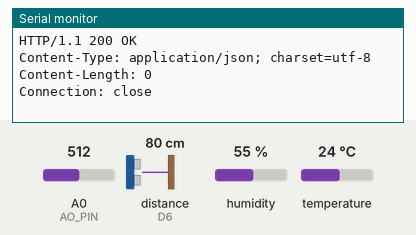
This sketch was run on a simulated ESP8266 (NodeMCU). Shown: the last lines printed to the serial monitor. Wiring (inferred from the names in the program): ultrasonic range finder: trigger D5; echo D6. The test bench sets the inputs (shaded band); at power-on: humidity 55 %, A0 (AO_PIN) = 512, temperature 24 °C, distance to the obstacle (sensor on D6) 80 cm. The echo pulse lasts 58.3 µs per cm; WiFi joins after 1.5 s; servers stay silent unless stated; uploads are accepted with an empty reply.

Above: at 2.7 s.
2.8 s: humidity set to 22 %
At 3.4 s:
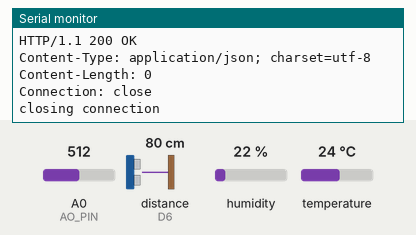
15.7 s: A0 (AO_PIN) set to 716
24.2 s: temperature set to 12 °C
At 24.39 s:
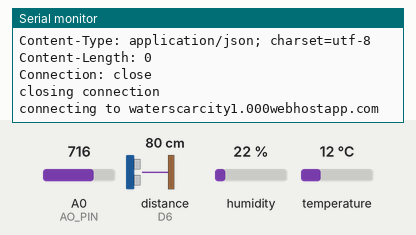
32.7 s: A0 (AO_PIN) set to 992
At 38.2 s:
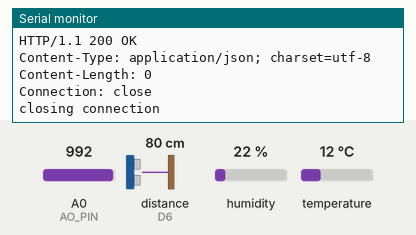
41.2 s: humidity set to 40 %
At 48.1 s:
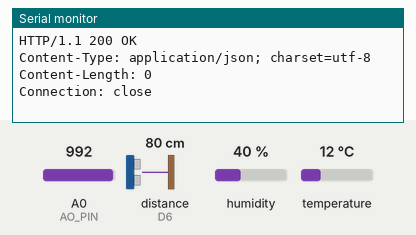
Timing chart, 0 to 49.6 s (numbered marks = the images above; inputs shaded):
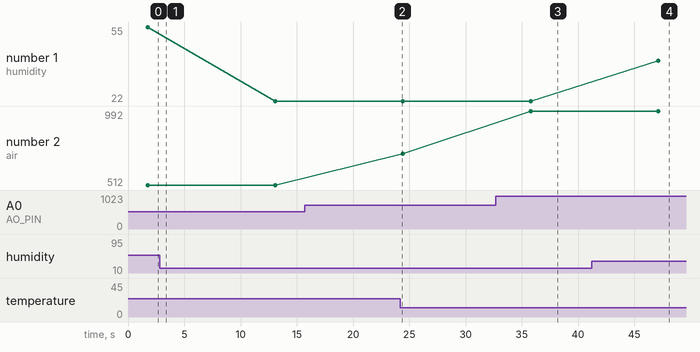

Measured:
- after the input at 32.7 s, the serial monitor: prints a new line after 3.1 s (image 3)
- after the input at 41.2 s, the serial monitor: prints a new line after 5.9 s (image 4)
- plotted number 1: 55 → 22 after the input at 2.8 s, 22 → 40 after the input at 41.2 s
- plotted number 2: 716 → 992 after the input at 32.7 s

The sketch:

water_scarcity.ino
```cpp
//#include <ESP8266WiFi.h>
//#include <DHT.h>
//
//#define AO_PIN A0
//#define TRIG_PIN D5
//#define ECHO_PIN D6
//#define DHT_SENSOR_PIN D7
//#define DHT_SENSOR_TYPE DHT11
//
//DHT dht_sensor(DHT_SENSOR_PIN, DHT_SENSOR_TYPE);
//
//
//const char* ssid     = "wifi007";
//const char* password = "12345678";
//
//const char* host = "waterscarcity1.000webhostapp.com";
//const char* streamId   = "....................";
//const char* privateKey = "....................";
//
//WiFiServer server(80);
//
//void setup() {
//  Serial.begin(9600);
//  pinMode(TRIG_PIN, OUTPUT);
//  pinMode(ECHO_PIN, INPUT);
//  dht_sensor.begin();
//
//
//  Serial.println();
//  Serial.println();
//  Serial.print("Connecting to ");
//  Serial.println(ssid);
//
//  WiFi.begin(ssid, password);
//
//  while (WiFi.status() != WL_CONNECTED) {
//    delay(500);
//    Serial.print(".");
//  }
//
//  Serial.println("");
//  Serial.println("WiFi connected");
//  Serial.println("IP address: ");
//  Serial.println(WiFi.localIP());
//}
//
//void loop() {
//   {
//      int gasValue = analogRead(AO_PIN);
//      digitalWrite(TRIG_PIN, HIGH);
//      delayMicroseconds(10);
//      digitalWrite(TRIG_PIN, LOW);
//      float duration_us = pulseIn(ECHO_PIN, HIGH);
//      float distance_cm = 0.017 * duration_us;
//      float humi = dht_sensor.readHumidity();
//      float temperature_C = dht_sensor.readTemperature();
//  Serial.print("connecting to ");
//  Serial.println(host);
//
//  // Use WiFiClient class to create TCP connections
//  WiFiClient client;
//  const int httpPort = 80;
//  if (!client.connect(host, httpPort)) {
//    Serial.println("connection failed");
//    return;
//  }
//
//  String url = "GET http://waterscarcity1.000webhostapp.com/template/update.php?temperature="; // Getting info from my online database through my online website
//  url+=temperature_C;
//  url+="&humidity=";
//  url+=humi;
//  url+="&air=";
//  url+=gasValue;
//  url+=" HTTP/1.1\r\nHost: waterscarcity1.000webhostapp.com\r\n\r\n";
//  url += "\r\n\r\n";
//  Serial.print("Requesting URL: ");
//  Serial.println(url);
//
//  // This will send the request to the server
//  client.print(url);
//  unsigned long timeout = millis();
//  while (client.available() == 0) {
//    if (millis() - timeout > 5000) {
//      Serial.println(">>> Client Timeout !");
//      client.stop();
//      return;
//    }
//  }
//
//  // Read all the lines of the reply from server and print them to Serial
//  while(client.available()){
//    char a=client.read();
//    Serial.print(a);
//    /*
//    if(a=='*')
//    {
//      a=client.read();
//    Serial.print(a);
//    if(a=='a')
//    {
//      a=client.read();
//      Serial.print(a);
//    if(a=='1')
//    {
//      digitalWrite(D8,LOW);
//      }
//      if(a=='0')
//    {
//      digitalWrite(D8,HIGH);
//      }
//
//    }
//      }*/
//    //String line = client.readStringUntil('\r');
//    //Serial.print(line);
//
//    Serial.print(a);
//
//
//    }
//    }
//
//}


#include <ESP8266WiFi.h>
#include <DHT.h>

#define AO_PIN A0
#define TRIG_PIN D5
#define ECHO_PIN D6
#define DHT_SENSOR_PIN D7
#define DHT_SENSOR_TYPE DHT11

DHT dht_sensor(DHT_SENSOR_PIN, DHT_SENSOR_TYPE);

const char* ssid = "wifi007";
const char* password = "12345678";

const char* host = "waterscarcity1.000webhostapp.com";

void setup() {
  Serial.begin(9600);
  pinMode(TRIG_PIN, OUTPUT);
  pinMode(ECHO_PIN, INPUT);
  dht_sensor.begin();

  Serial.println();
  Serial.print("Connecting to ");
  Serial.println(ssid);

  WiFi.begin(ssid, password);

  while (WiFi.status() != WL_CONNECTED) {
    delay(500);
    Serial.print(".");
  }

  Serial.println("");
  Serial.println("WiFi connected");
  Serial.println("IP address: ");
  Serial.println(WiFi.localIP());
}

void loop() {
  int gasValue = analogRead(AO_PIN);
  digitalWrite(TRIG_PIN, HIGH);
  delayMicroseconds(10);
  digitalWrite(TRIG_PIN, LOW);
  float duration_us = pulseIn(ECHO_PIN, HIGH);
  float distance_cm = 0.017 * duration_us;
  float humi = dht_sensor.readHumidity();
  float temperature_C = dht_sensor.readTemperature();

  Serial.print("connecting to ");
  Serial.println(host);

  WiFiClient client;
  const int httpPort = 80;
  if (!client.connect(host, httpPort)) {
    Serial.println("connection failed");
    return;
  }

  String url = "/template/update.php?temperature=";
  url += String(temperature_C);
  url += "&humidity=";
  url += String(humi);
  url += "&air=";
  url += String(gasValue);

  Serial.print("Requesting URL: ");
  Serial.println(url);

  client.print(String("GET ") + url + " HTTP/1.1\r\n" +
               "Host: " + host + "\r\n" +
               "Connection: close\r\n\r\n");

  unsigned long timeout = millis();
  while (client.available() == 0) {
    if (millis() - timeout > 5000) {
      Serial.println(">>> Client Timeout !");
      client.stop();
      return;
    }
  }

  while (client.available()) {
    String line = client.readStringUntil('\r');
    Serial.print(line);
  }

  Serial.println();
  Serial.println("closing connection");
  client.stop();

  delay(10000); // Interval between requests
}
```
